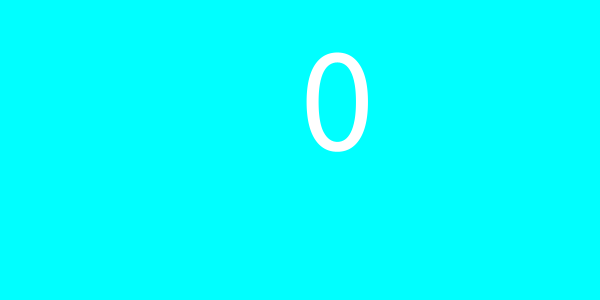
Frame 1 (no input)
Frame 60 (the mouse pressed at the canvas centre just before this capture): identical to frame 1, image omitted
Frame 120 (the mouse held since frame 60 and released just before this capture): identical to frame 1, image omitted

The Processing sketch that drew this single still picture (run headless with seeded random() and noise(); from frame 60 on, the mouse is pressed at the canvas centre):

// Processing sketch: L14key2int
// ── L14key2int.pde
// DougFO Play: 
// int number and 'q' --> int 
int number=0,i=0,set = 0;
char data[];
String a;
void setup(){
  data = new char[10];
  size(600,300);
  frameRate(10);
  textSize(150);
}
void draw(){
  background(0,255,255);
  if(set == 1) {
    a = new String(data,0,i); // String(byte[],offset,length)
    //number = Integer.valueOf(a); // It also works.
    number = int(a);
    set = 0;
    i = 0;
  }
  text(number,width/2,height/2);
}
void keyPressed(){
  if(key >= '0' && key <= '9'){
    data[i++] = key;
  }
  else if(key == 'q') { set = 1; }
}
